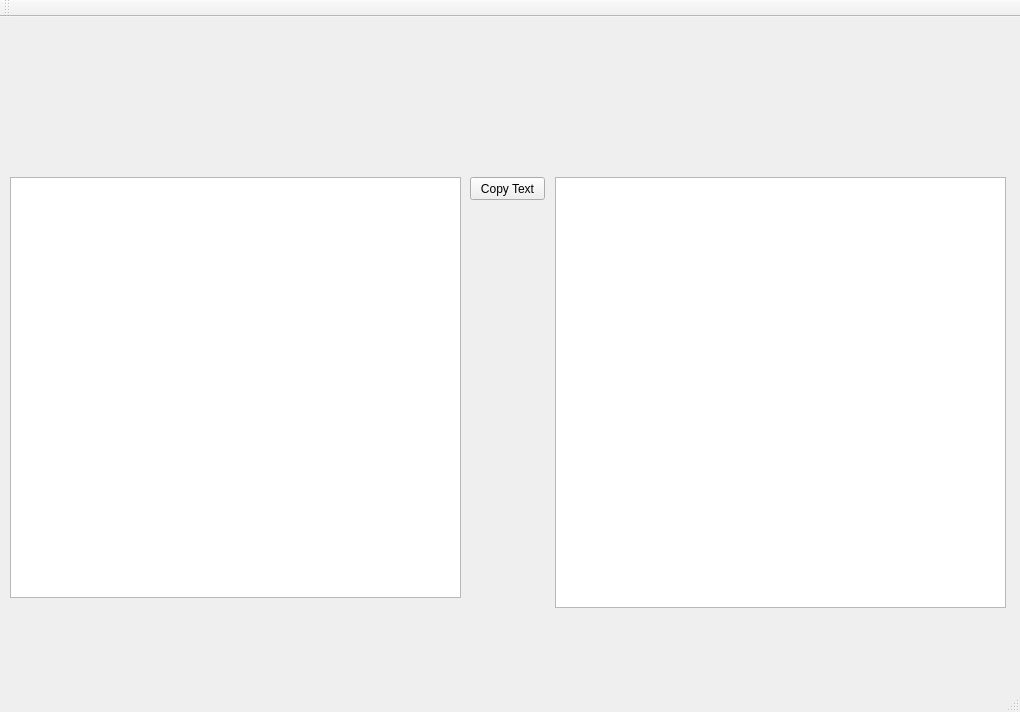
<?xml version="1.0" encoding="UTF-8"?>
<ui version="4.0">
 <class>regexbatcherClass</class>
 <widget class="QMainWindow" name="regexbatcherClass">
  <property name="geometry">
   <rect>
    <x>0</x>
    <y>0</y>
    <width>1020</width>
    <height>712</height>
   </rect>
  </property>
  <property name="windowTitle">
   <string>regexbatcher</string>
  </property>
  <widget class="QWidget" name="centralWidget">
   <widget class="QTextEdit" name="txtEdit">
    <property name="geometry">
     <rect>
      <x>10</x>
      <y>160</y>
      <width>451</width>
      <height>421</height>
     </rect>
    </property>
   </widget>
   <widget class="QPushButton" name="btnCopyText">
    <property name="geometry">
     <rect>
      <x>470</x>
      <y>160</y>
      <width>75</width>
      <height>23</height>
     </rect>
    </property>
    <property name="text">
     <string>Copy Text</string>
    </property>
   </widget>
   <widget class="QTextBrowser" name="txtInspect">
    <property name="geometry">
     <rect>
      <x>555</x>
      <y>160</y>
      <width>451</width>
      <height>431</height>
     </rect>
    </property>
   </widget>
  </widget>
  <widget class="QMenuBar" name="menuBar">
   <property name="geometry">
    <rect>
     <x>0</x>
     <y>0</y>
     <width>1020</width>
     <height>21</height>
    </rect>
   </property>
  </widget>
  <widget class="QToolBar" name="mainToolBar">
   <attribute name="toolBarArea">
    <enum>TopToolBarArea</enum>
   </attribute>
   <attribute name="toolBarBreak">
    <bool>false</bool>
   </attribute>
  </widget>
  <widget class="QStatusBar" name="statusBar"/>
 </widget>
 <layoutdefault spacing="6" margin="11"/>
 <resources>
  <include location="regexbatcher.qrc"/>
 </resources>
 <connections/>
</ui>
